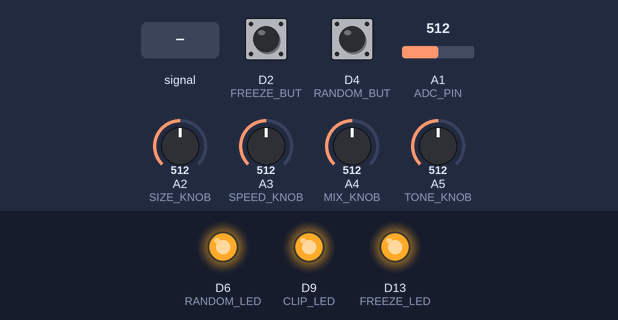
Bench run of a sketch on a simulated Arduino Uno R4 WiFi. Shown: output pins drawn as LEDs (lit = HIGH). Inputs (shaded band) come from the test bench; at power-on: A1 (ADC_PIN) = 512, A2 (SIZE_KNOB) = 512, A4 (MIX_KNOB) = 512, A5 (TONE_KNOB) = 512, D2 (FREEZE_BUT) HIGH, D4 (RANDOM_BUT) HIGH, A3 (SPEED_KNOB) = 512 (analog values on the 0–1023 scale). Random numbers use the default seed unless the sketch sets one.

Above: at 0.1 s.
At 1.8 s:
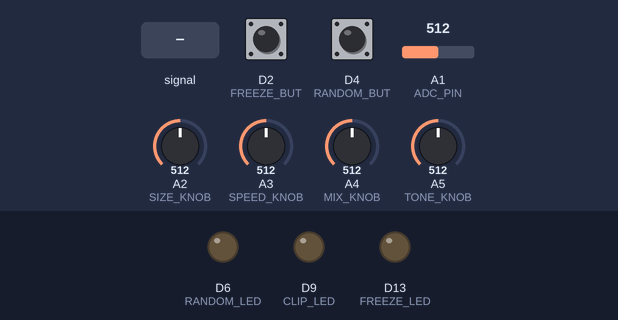
1.9 s: A1 (ADC_PIN) fed a 200 Hz sine of ±255 counts around its level
At 2.5 s:
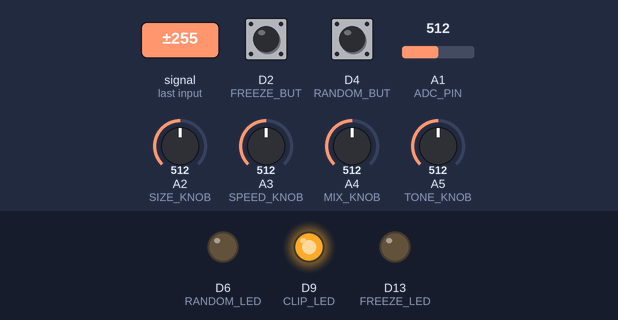
4.9 s: A1 (ADC_PIN) set to 610
Timing chart, 0 to 4.9 s (numbered marks = the images above; inputs shaded):
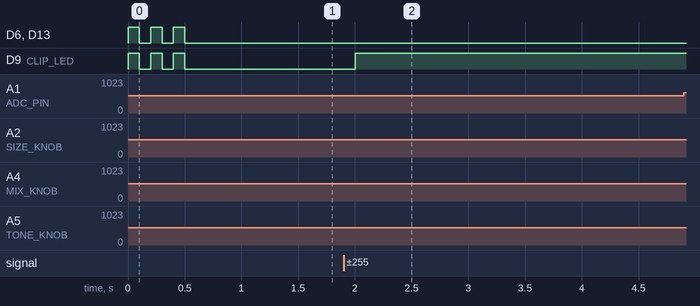

The sketch:

digital_sand_granular_sampler_final.ino
```cpp
/*
 * ARDUINO NANO R4 - MASTER GRANULAR WORKSTATION
 *
 * MIN SIZE: 20 samples (~1.6ms) - Classic Microsound
 * OUTPUT: Pin A0 (12-bit DAC)
 */

#include "FspTimer.h"

#define SAMPLE_RATE 12000
#define BUFFER_SIZE 3500

#define DAC_PIN    A0
#define ADC_PIN    A1
#define SIZE_KNOB  A2
#define SPEED_KNOB A3
#define MIX_KNOB   A4
#define TONE_KNOB  A5
#define FREEZE_BUT 2
#define RANDOM_BUT 4
#define RANDOM_LED 6
#define CLIP_LED   9
#define FREEZE_LED 13

uint16_t audioBuffer[BUFFER_SIZE];
volatile int writeHead = 0;
volatile float readHead = 0;
volatile float grainCounter = 0;

volatile float currentGrainSize = 500;
volatile float currentSpeed = 1.0;
volatile float currentMix = 0.5;
volatile float filterAlpha = 0.8;
volatile float envSoftness = 0.15;
volatile bool isReverse = false;
volatile float digitalGain = 1.5;

volatile float lfoPhase = 0;
volatile float lfoRate = 0;
volatile int bitReduction = 0;
volatile int sampleHoldCount = 1;
volatile int downsampleCounter = 0;
volatile float lastOutput = 2048.0;
volatile uint16_t heldSample = 2048;

volatile bool isFrozen = false;
volatile bool isRandom = false;
volatile int clipFlashTimer = 0;

FspTimer audioTimer;
int scanner = 0;
float intervals[] = {0.5, 0.75, 1.0, 1.25, 1.5, 2.0};
unsigned long comboStartTime = 0;

void audioCallback(timer_callback_args_t __attribute((unused)) *p_args) {
  uint16_t inputRaw = analogRead(ADC_PIN);
  float liveInput = (float)inputRaw * 4.0f;

  // 1. SCANNER (Knobs & Buttons)
  scanner++;
  if (scanner == 40) {
    int sVal = analogRead(SIZE_KNOB);
    if (digitalRead(RANDOM_BUT) == LOW && digitalRead(FREEZE_BUT) == HIGH)
      envSoftness = map(sVal, 0, 1023, 1, 500) / 1000.0;
    else
      currentGrainSize = map(sVal, 0, 1023, 20, 1500); // REVERTED TO 20
  } else if (scanner == 80) {
    int spVal = analogRead(SPEED_KNOB);
    if (digitalRead(RANDOM_BUT) == LOW && digitalRead(FREEZE_BUT) == HIGH)
      currentSpeed = intervals[map(spVal, 0, 1023, 0, 5)];
    else currentSpeed = spVal / 512.0;
  } else if (scanner == 120) currentMix = analogRead(MIX_KNOB) / 1023.0;
  else if (scanner == 160) {
    int tVal = analogRead(TONE_KNOB);
    if (digitalRead(FREEZE_BUT) == LOW && digitalRead(RANDOM_BUT) == HIGH)
      lfoRate = map(tVal, 0, 1023, 0, 100) / 1000.0;
    else {
      if (tVal > 600) {
        filterAlpha = map(tVal, 600, 1023, 10, 1000) / 1000.0;
        bitReduction = 0; sampleHoldCount = 1; digitalGain = 1.5;
      } else {
        filterAlpha = 0.1; bitReduction = map(tVal, 0, 600, 8, 0);
        sampleHoldCount = map(tVal, 0, 600, 12, 1); digitalGain = 2.5;
      }
    }
    scanner = 0;
  }

  // 2. ENGINE
  if (!isFrozen) {
    audioBuffer[writeHead] = (uint16_t)liveInput;
    writeHead = (writeHead + 1) % BUFFER_SIZE;
  }

  if (isReverse) readHead -= currentSpeed; else readHead += currentSpeed;
  grainCounter += currentSpeed;

  if (grainCounter >= currentGrainSize) {
    grainCounter = 0;
    int spray = isRandom ? random(-50, 50) : 0;
    readHead = isReverse ? (float)writeHead - 20 + spray : (float)writeHead - currentGrainSize - 30 + spray;
  }
  while (readHead < 0) readHead += BUFFER_SIZE; while (readHead >= BUFFER_SIZE) readHead -= BUFFER_SIZE;

  // 3. ENVELOPE (Windowing)
  float env = 1.0;
  float windowSize = currentGrainSize * envSoftness;
  if (windowSize < 1.0f) windowSize = 1.0f;
  if (grainCounter < windowSize) env = grainCounter / windowSize;
  else if (grainCounter > currentGrainSize - windowSize) env = (currentGrainSize - grainCounter) / windowSize;

  float grainSample = (float)audioBuffer[(int)readHead];
  float processed = (grainSample - 2048.0f) * env + 2048.0f;
  float mixed = (liveInput * (1.0 - currentMix)) + (processed * currentMix);

  // 4. LFO & AMP
  float finalFilterAlpha = filterAlpha;
  if (lfoRate > 0) {
    lfoPhase += lfoRate; if (lfoPhase > 6.283) lfoPhase = 0;
    finalFilterAlpha *= (sin(lfoPhase) + 1.1) * 0.5;
  }

  float amplified = (mixed - 2048.0f) * digitalGain + 2048.0f;
  bool clipped = false;
  if (amplified >= 4095) { amplified = 4095; clipped = true; }
  if (amplified <= 0) { amplified = 0; clipped = true; }

  // CLIP LED
  if (clipped) clipFlashTimer = 500;
  if (clipFlashTimer > 0) { digitalWrite(CLIP_LED, HIGH); clipFlashTimer--; }
  else { digitalWrite(CLIP_LED, LOW); }

  lastOutput = (finalFilterAlpha * amplified) + ((1.0 - finalFilterAlpha) * lastOutput);

  // 5. DEGRADE & OUTPUT
  downsampleCounter++;
  if (downsampleCounter >= sampleHoldCount) {
    downsampleCounter = 0;
    uint16_t outVal = (uint16_t)lastOutput;
    if (bitReduction > 0) outVal = (outVal >> bitReduction) << bitReduction;
    heldSample = outVal;
  }
  analogWrite(DAC_PIN, heldSample);
}

void setup() {
  analogReadResolution(10); analogWriteResolution(12);
  pinMode(FREEZE_BUT, INPUT_PULLUP); pinMode(RANDOM_BUT, INPUT_PULLUP);
  pinMode(FREEZE_LED, OUTPUT); pinMode(RANDOM_LED, OUTPUT); pinMode(CLIP_LED, OUTPUT);

  for(int i=0; i<3; i++) {
    digitalWrite(FREEZE_LED, HIGH); digitalWrite(RANDOM_LED, HIGH); digitalWrite(CLIP_LED, HIGH); delay(100);
    digitalWrite(FREEZE_LED, LOW); digitalWrite(RANDOM_LED, LOW); digitalWrite(CLIP_LED, LOW); delay(100);
  }

  for(int i=0; i<BUFFER_SIZE; i++) audioBuffer[i] = 2048;
  uint8_t timer_type = GPT_TIMER; int8_t tindex = FspTimer::get_available_timer(timer_type);
  audioTimer.begin(TIMER_MODE_PERIODIC, timer_type, tindex, SAMPLE_RATE, 0.0f, audioCallback);
  audioTimer.setup_overflow_irq(); audioTimer.open(); audioTimer.start();
}

void loop() {
  bool fCur = digitalRead(FREEZE_BUT); bool rCur = digitalRead(RANDOM_BUT);

  // GLOBAL RESET (Hold both)
  if (fCur == LOW && rCur == LOW) {
    if (comboStartTime == 0) comboStartTime = millis();
    if (millis() - comboStartTime > 1500) {
      isFrozen = false; isRandom = false; isReverse = false; lfoRate = 0; envSoftness = 0.15; bitReduction = 0; sampleHoldCount = 1; digitalGain = 1.5;
      for(int i=0; i<10; i++) { digitalWrite(FREEZE_LED, i%2); digitalWrite(RANDOM_LED, i%2); digitalWrite(CLIP_LED, i%2); delay(40); }
      digitalWrite(FREEZE_LED, LOW); digitalWrite(RANDOM_LED, LOW); digitalWrite(CLIP_LED, LOW); comboStartTime = 0;
    }
  } else comboStartTime = 0;

  static bool fLast = HIGH;
  if (fCur == LOW && fLast == HIGH && rCur == HIGH) { isFrozen = !isFrozen; digitalWrite(FREEZE_LED, isFrozen); delay(100); }
  fLast = fCur;

  static bool rLast = HIGH;
  if (rCur == LOW && rLast == HIGH) {
    if (fCur == LOW) { isReverse = !isReverse; digitalWrite(RANDOM_LED, HIGH); delay(50); digitalWrite(RANDOM_LED, LOW); delay(50); digitalWrite(RANDOM_LED, isRandom); }
    else { isRandom = !isRandom; digitalWrite(RANDOM_LED, isRandom); }
    delay(100);
  }
  rLast = rCur;
}
```

Measured:
- after the input at 1.9 s, D9 (CLIP_LED): LOW → HIGH after 0.10 s
